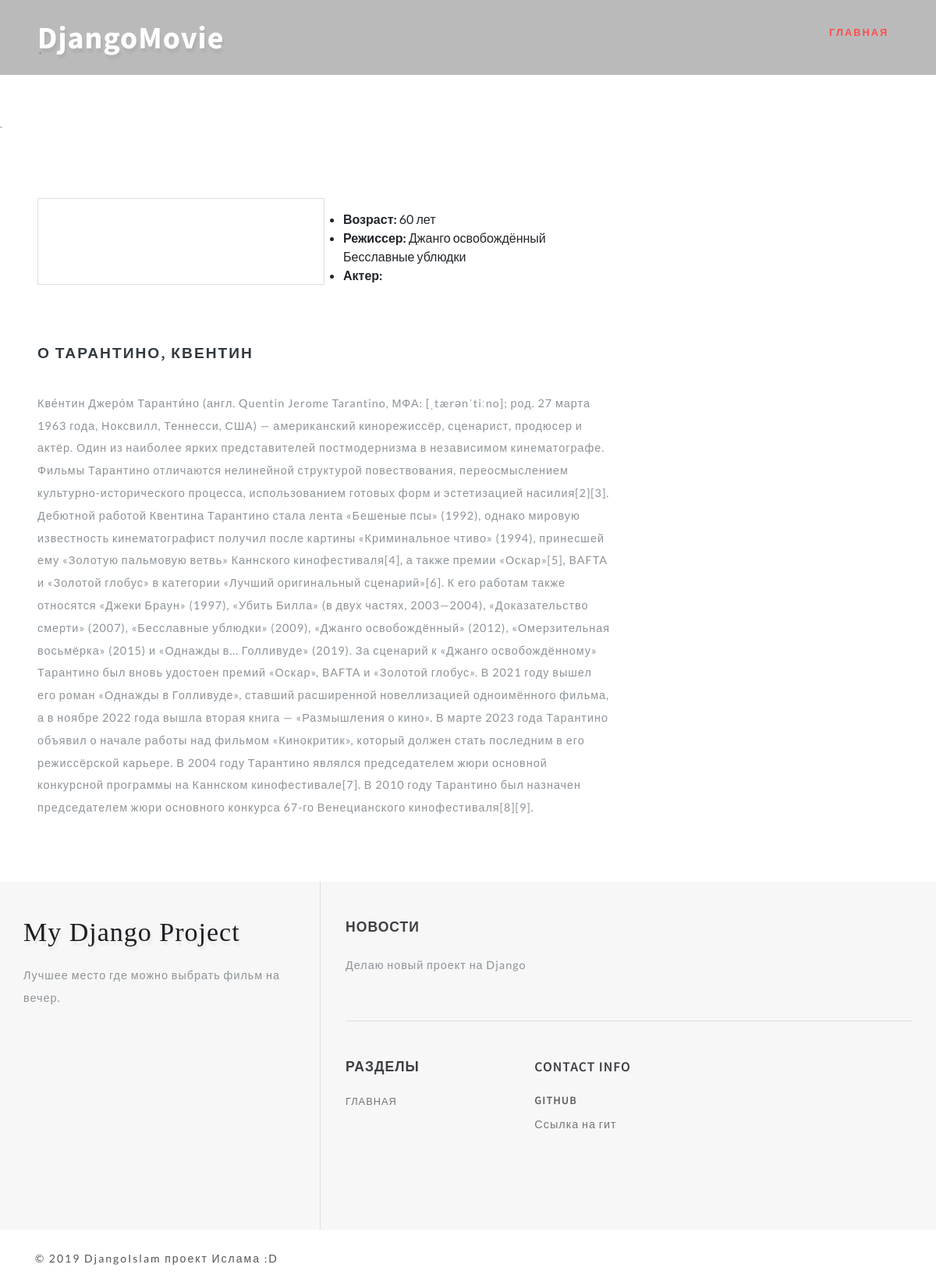
/actor/Тарантино, Квентин/, run on the app's committed database.
### movies/models.py (models this page shows, shortened)
class Actor(models.Model):
    name = models.CharField('Имя', max_length=30)
    age = models.PositiveIntegerField('Возраст', default=0)
    description = models.TextField('Описание')
    image = models.ImageField('Изображение', upload_to='actors/')
    class Meta:
        verbose_name = 'Актеры и режиссеры'
        verbose_name_plural = 'Актеры и режиссеры'

class Movie(models.Model):
    title = models.CharField('Название', max_length=40)
    tagline = models.CharField('Слоган', max_length=100, default='')
    description = models.TextField('Описание')
    poster = models.ImageField('Постер',  upload_to='movies/')
    year = models.PositiveIntegerField('Дата выхода', default=2010)
    country = models.CharField('Страна', max_length=30)
    directors = models.ManyToManyField(Actor, verbose_name='Режиссер', related_name='film_director')
    actors = models.ManyToManyField(Actor, verbose_name='Актеры', related_name='film_actor')
    genres = models.ManyToManyField(Genre,  verbose_name='Жанр')
    world_premiere = models.DateField('Премьера в мире', default=date.today)
    budget = models.PositiveIntegerField('Бюджет', default=0, help_text='указывать сумму в долларах')
    fees_in_usa = models.PositiveIntegerField(
        'Сборы в США', default=0, help_text='указывать сумму в долларах'
    )
    fees_in_world = models.PositiveIntegerField(
        'Сборы в мире', default=0, help_text='указывать сумму в долларах'
    )
    category = models.ForeignKey(
        Category, verbose_name='Категория', on_delete=models.SET_NULL, null=True
    )
    url = models.SlugField(max_length=70, unique=True)
    draft = models.BooleanField('Черновик', default=False)
    class Meta:
        verbose_name = 'Фильм'
        verbose_name_plural = 'Фильмы'

### movies/views.py (the view)
# urls.py: path('actor/<str:slug>/', views.ActorView.as_view(), name='actor_detail'),
class ActorView(DetailView):
    model = Actor
    template_name = 'movies/actor.html'
    slug_field = 'name'

### movies/templates/movies/actor.html (shortened to what this page needs)
{% extends 'movies/base.html' %}
{% load static %}
{% block container %}
    <div class="container py-md-3">
{% endblock container %}
{% block movie %}
    <div class="left-ads-display col-lg-8">
        <div class="row">
            <div class="desc1-left col-md-6">
            </div>
            <div class="desc1-right col-md-6 pl-lg-4">
                <ul>
                    <li>
                        <span><b>Возраст:</b> {{ actor.age }} лет</span></li>
                    <li>
                        <span><b>Режиссер:</b>
                            {% for movie in actor.film_director.all %}
                                {{ movie.title }}
                            {% endfor %}
                        </span>
                    </li>
                    <li><span><b>Актер:</b>
                    </span>
                    </li>
                </ul>
            </div>
        </div>
        <div class="row sub-para-w3layouts mt-5">
            <h3 class="shop-sing editContent">
                О {{ actor.name }}
            </h3>
            <p class="editContent">
                {{ actor.description|safe }}
            </p>
        </div>
    </div>
{% endblock %}

### movies/static/movies/css/style.css (style rules this page uses)
html, body { margin: 0; font-size: 100%; background: #fff; font-family: 'Lato', sans-serif; scroll-behavior: smooth; }
h1, h2, h3, h4, h5, h6 { margin: 0; letter-spacing: 1px; font-weight: 600; font-family: 'Source Sans Pro', sans-serif; }
p { font-size: 0.9em; color: #8c9398; line-height: 2em; letter-spacing: 1px; }
ul { margin: 0; padding: 0; }
.desc1-left { border: 1px solid #ddd; }
h3.shop-sing { text-transform: uppercase; font-size: 1.2em; letter-spacing: 2px; margin: 1.5em 0 2em 0; color: #323a40; }

### data on the page
Actor: age "60", name "ТАРАНТИНО, КВЕНТИН", description "Кве́нтин Джеро́м Таранти́но (англ. Quentin Jerome Tarantino, МФА: [ˌtærənˈtiːno]; род. 27 марта 1963 года, Ноксвилл, Теннесси, США) — американский кинорежиссёр, сценарист, продюсер и актёр. Один из наиболее ярких представителей постмодернизма в независимом кинематографе. Фильмы Тарантино отличаются нелинейной структурой повествования, переосмыслением культурно-исторического процесса, использованием готовых форм и эстетизацией насилия[2][3]. Дебютной работой Квентина Тарантино стала лента «Бешеные псы» (1992), однако мировую известность кинематографист получил после картины «Криминальное чтиво» (1994), принесшей ему «Золотую пальмовую ветвь» Каннского кинофестиваля[4], а также премии…"
Movie: title "Джанго освобождённый"
Movie: title "Бесславные ублюдки"
